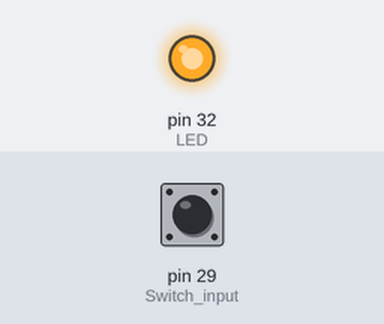
Recording of a program running on a simulated Raspberry Pi (header pin numbers). Parts: output pins drawn as LEDs (lit = HIGH). The inputs (shaded band) are chosen by the test bench; at power-on: pin 29 (Switch_input) LOW. What the program prints to the terminal is not drawn.

Above: at 0.1 s.
Timing chart, 0 to 1.6 s (numbered marks = the images above):
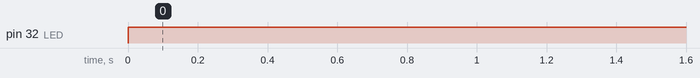

The program:

fire_detection.py
```python
import RPi.GPIO as GPIO		#import RPi.GPIO module

LED = 32
gas_sensor = 31			#pin no. as per BOARD, GPIO18 as per BCM
Switch_input = 29		#pin no. as per BOARD, GPIO27 as per BCM
GPIO.setwarnings(False) 	#disable warnings
GPIO.setmode(GPIO.BOARD)	#set pin numbering format
GPIO.setup(LED, GPIO.OUT)	#set GPIO as output
GPIO.setup(gas_sensor, GPIO.IN, pull_up_down=GPIO.PUD_DOWN)
GPIO.setup(Switch_input, GPIO.IN, pull_up_down=GPIO.PUD_DOWN)

while True:
    print("switch "+ str(GPIO.input(Switch_input))+"    gas "+ str(GPIO.input(gas_sensor)))
    print( int(GPIO.input(Switch_input)) or int(GPIO.input(gas_sensor)) )

    if( int(GPIO.input(Switch_input)) and int(GPIO.input(gas_sensor)) ):
        GPIO.output(LED,GPIO.LOW)
        print("led off")
    else:
        GPIO.output(LED,GPIO.HIGH)
```

Measured:
- by itself, pin 32 (LED): LOW → HIGH at 0.00 s
